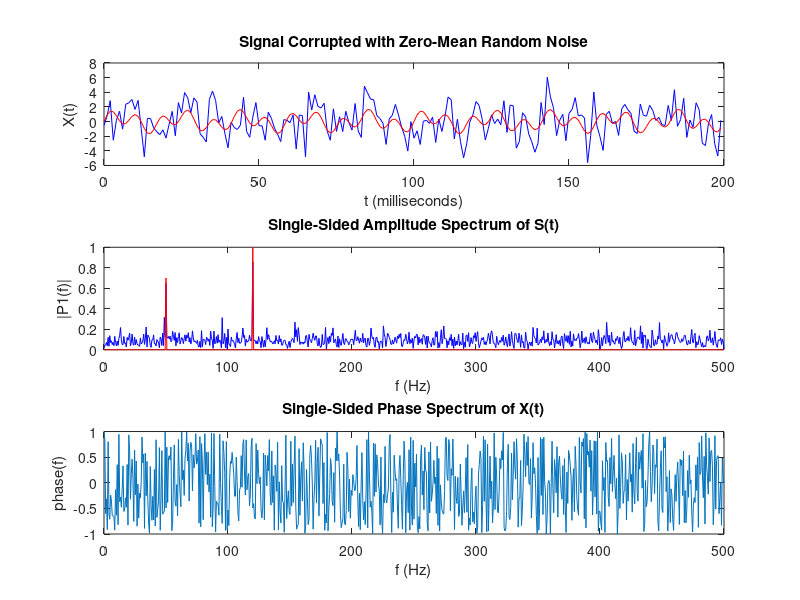

This chart was generated by the following MATLAB code:
clear all
close all
clc

% Signal in Time Domain 
% Use Fourier transforms to find the frequency components of a signal buried in noise.
% Specify the parameters of a signal with a sampling frequency of 1 kHz and a signal duration of 1.5 seconds
Fs = 1000;            % Sampling frequency                    
T = 1/Fs;             % Sampling period       
L = 1500;             % Length of signal
t = (0:L-1)*T;        % Time vector

%Sinal composto de de dois senos
S = 0.7*sin(2*pi*50*t) + sin(2*pi*120*t); 

%sinal aleatorio para reprepsentar o ruido
X = S + 2*randn(size(t));

% Plot the noisy signal in the time domain. It is difficult to identify the frequency components by looking at the signal X(t).
subplot(311);
plot(1000*t(1:200),X(1:200), 'b') %Pegando só um pedaço do vetor
title('Signal Corrupted with Zero-Mean Random Noise')
xlabel('t (milliseconds)')
ylabel('X(t)')
hold on
plot(1000*t(1:200),S(1:200),'r')
hold off

% Signal in Frequency Domain
% Compute the Fourier transform of the signal.
Y = fft(X);

% Compute the two-sided spectrum P2. Then compute the single-sided spectrum P1 based on P2 and the even-valued signal length L.
P2 = abs(Y/L);
P1 = P2(1:L/2+1);
P1(2:end-1) = 2*P1(2:end-1);

A2 = angle(Y)/pi;
A1 = A2(1:L/2+1);

% Define the frequency domain f and plot the single-sided amplitude spectrum P1. 
% The amplitudes are not exactly at 0.7 and 1, as expected, because of the added noise. 
% On average, longer signals produce better frequency approximations.
f = Fs*(0:(L/2))/L;
subplot(3,1,2);
plot(f,P1, 'b')

title('Single-Sided Amplitude Spectrum of X(t)')
xlabel('f (Hz)')
ylabel('|P1(f)|')
hold on
% Now, take the Fourier transform of the original, uncorrupted signal and retrieve the exact amplitudes, 0.7 and 1.0.
Y = fft(S);
P2 = abs(Y/L);
P1 = P2(1:L/2+1);
P1(2:end-1) = 2*P1(2:end-1);

plot(f,P1, 'r') 

title('Single-Sided Amplitude Spectrum of S(t)')
xlabel('f (Hz)')
ylabel('|P1(f)|')
hold off

% Angulo  / fase 
subplot(3,1,3);
plot(f,A1)
%ylim([0 1.05]) 
title('Single-Sided Phase Spectrum of X(t)')
xlabel('f (Hz)')
ylabel('phase(f)')